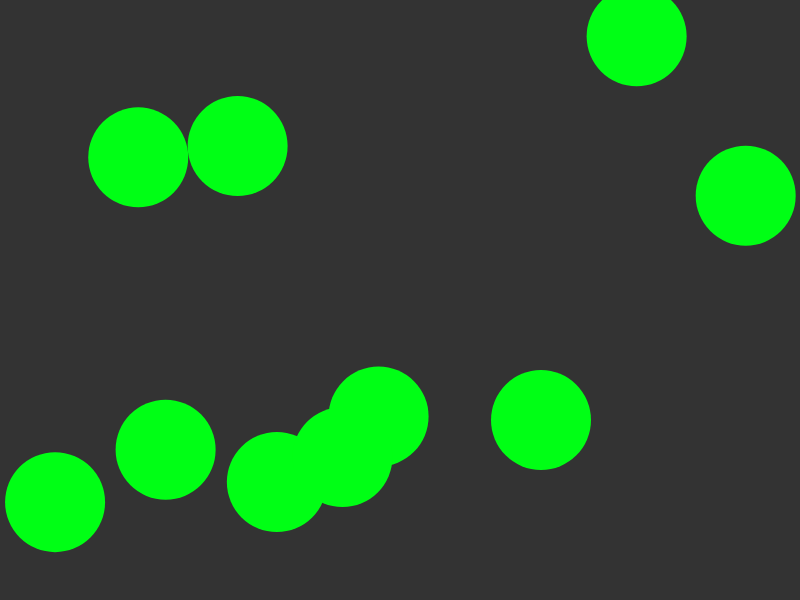
Frame 1 (no input)
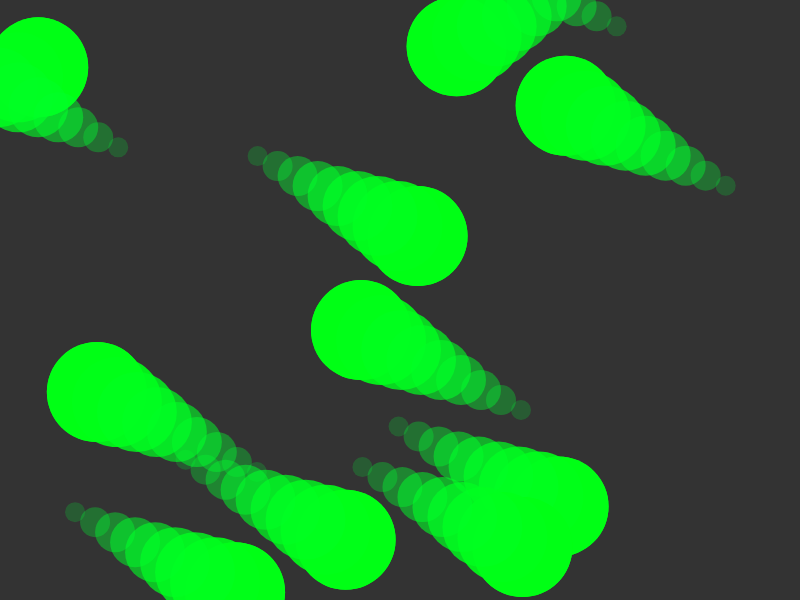
Frame 60 (no input)
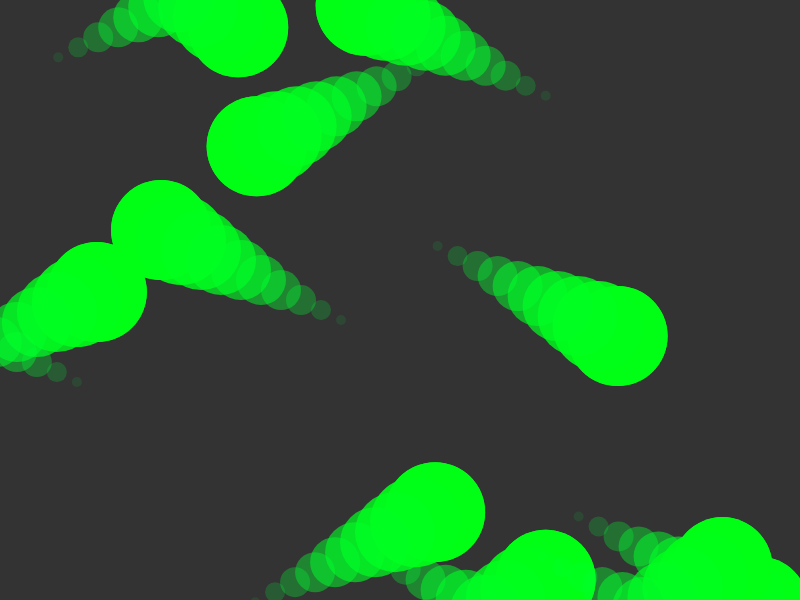
Frame 120 (the mouse pressed at the canvas centre since frame 60)

The p5.js sketch that drew these frames (run headless with seeded random() and noise() and a simulated clock; from frame 60 on, the mouse is pressed at the canvas centre):

// p5.js sketch
// ── sketch.js
let dot;
let dots = [];
let hues = [220, 320, 125];
let switches = [1, -1];
let r, amount;
function setup() {
  createCanvas(800, 600);
  colorMode(HSL);
  noStroke();

  let r = 100;

  let amount = (width * r) / r;

  amount = 10;

  let d = 20;

  let x = width / 2;
  let y = height / 2;

  let xd = d;
  let yd = d / 2;

  let h = hues[round(random(2))];
  h = hues[2];

  // dot = new Dot(x, y, r, h, xd, yd, 10);

  for (let i = 0; i < amount; i++) {
    dots.push(new Dot(random(width), random(height), r, h, xd, yd, 10));
    
    xd *= -1;
    yd *= -1
  }
}

function draw() {
  background(250, 0, 20);

  dots.forEach(dot => dot.render())

  if (frameCount % 6 === 0) {
   dots.forEach(dot => dot.update())

  }
}

class Dot {
  constructor(x, y, r, h, xd, yd, e) {
    this.initX = x;
    this.initY = y;
    this.x = x;
    this.y = y;
    this.r = r;
    this.h = h;
    this.xd = xd;
    this.yd = yd;
    this.e = e;
    this.ed = this.e * 20;
    this.eSpace = 1;
    this.l = 50;
    this.prevX = [];
    this.prevY = [];
  }

  updatePoints() {
    this.prevX.unshift(this.x);
    if (this.prevX.length > this.ed) {
      this.prevX.pop();
    }
    this.prevY.unshift(this.y);
    if (this.prevY.length > this.ed) {
      this.prevY.pop();
    }
  }

  update() {
    if (this.x > width || this.x < 0) {
      this.xd *= -1;
    }
    if (this.y > height || this.y < 0) {
      this.yd *= -1;
    }

    this.x += this.xd;
    this.y += this.yd;

    this.updatePoints();
  }

  render() {
    fill(this.h, 100, this.l);
    circle(this.x, this.y, this.r);
    for (let i = 0; i < this.e; i++) {
      const curr = i * this.eSpace;
      const curry = i * this.eSpace + i;
      const x = this.prevX[curr];
      const y = this.prevY[curr];
      r = this.r - (i * this.r) / 10;
      if (x != undefined && y != undefined) {
        fill(this.h + i, 100, 50, 1 - i/10);
        circle(x, y, r);
      }
    }
  }
}
